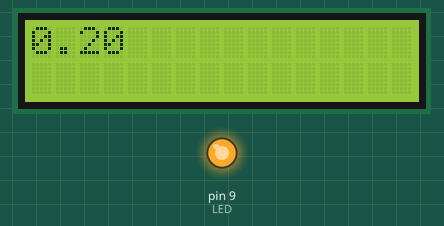
This sketch was run on a simulated Arduino Uno, built with avr-gcc and run on an emulated ATmega328P. Parts: 16×2 character LCD, output pins drawn as LEDs (lit = HIGH).

Above: at 0.1 s.
At 0.6 s:
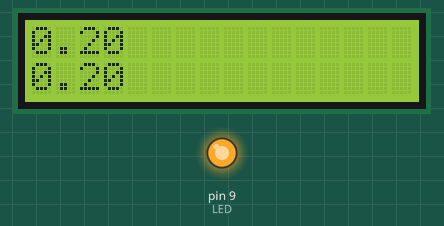
Timing chart, 0 to 2.1 s (numbered marks = the images above):
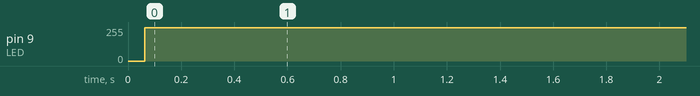

The sketch:

pwm.ino
```cpp
#include<LiquidCrystal.h>
int d4=2,d5=3,d6=4,d7=5,rs=1,en=0;
LiquidCrystal lcd(rs,en,d4,d5,d6,d7);
int LED=9;
void setup() {
  pinMode(LED,OUTPUT);
  Serial.begin(9600);
  lcd.begin(16,2);


}

void loop() {
  for(int i=0;i<256;i++);{
      analogWrite(9,250);
      float a=(250/(256.0*5.0));
      lcd.print(a);
      lcd.setCursor(0,1);
      delay(500);

  }


}
```

Measured:
- by itself, pin 9 (LED): 0/255 → 250/255 at 0.06 s
